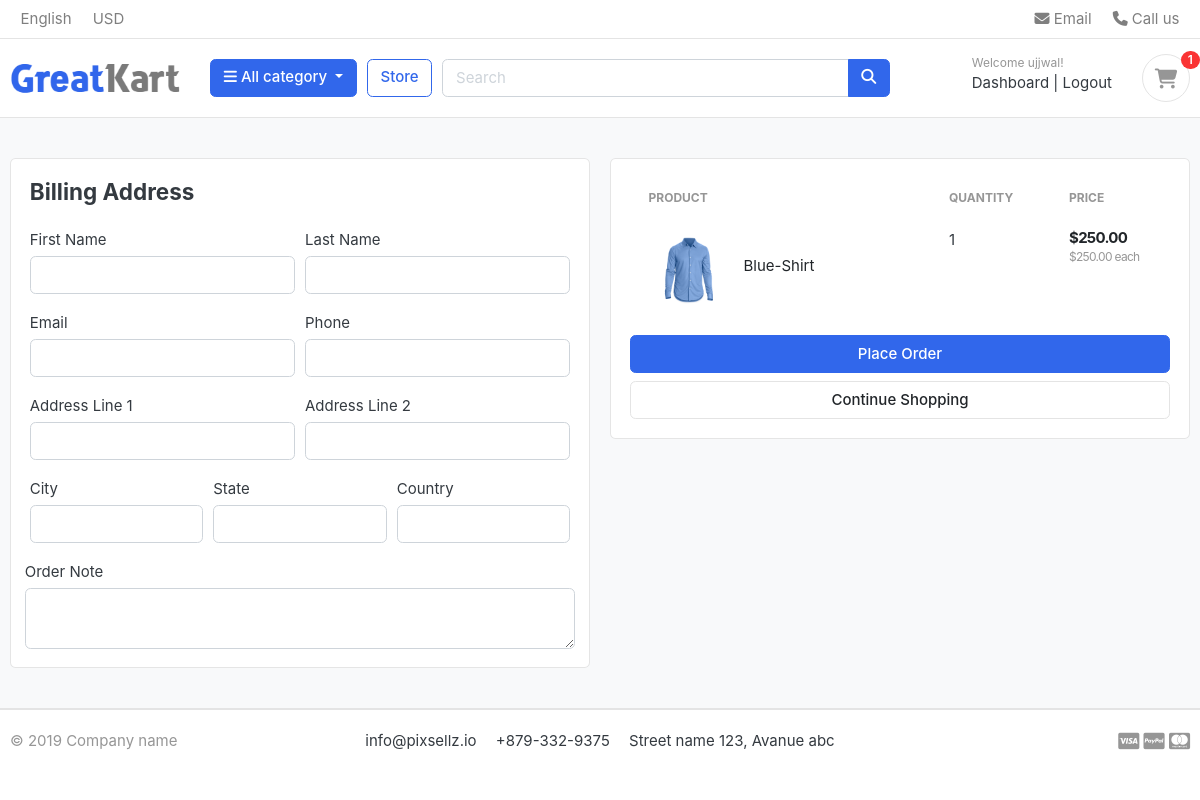
The page /cart/checkout/ (signed in) on the database as committed earlier.
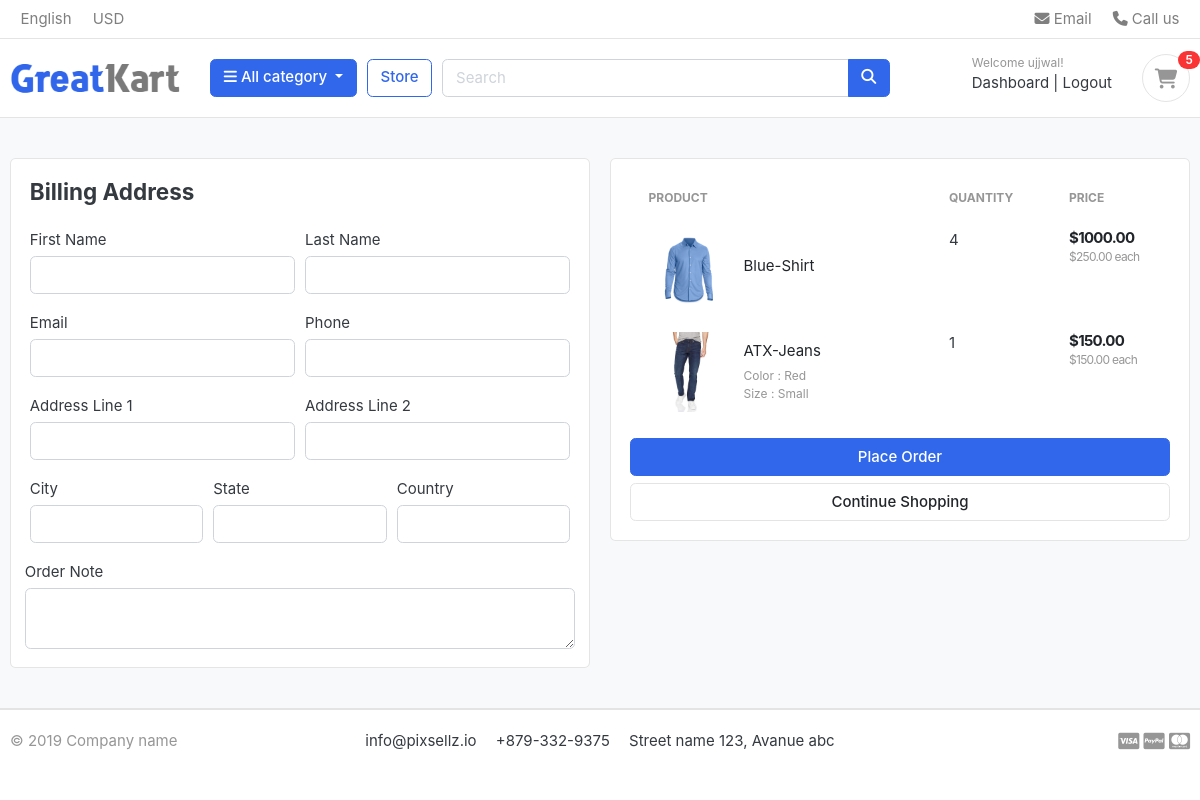
The same page on the database as committed later.
### carts/models.py (models this page shows, shortened)
class CartItem(models.Model):
    user = models.ForeignKey(Account,on_delete=models.CASCADE,null=True)
    product = models.ForeignKey(Product, on_delete=models.CASCADE)
    variations = models.ManyToManyField(Variation)
    cart    = models.ForeignKey(Cart, on_delete=models.CASCADE, null=True)
    quantity = models.IntegerField()
    is_active = models.BooleanField(default=True)
    def sub_total(self):
        return self.product.price * self.quantity

### store/models.py (models this page shows, shortened)
class Product(models.Model):
    product_name    = models.CharField(max_length=200, unique=True)
    slug            = models.SlugField(max_length=200, unique=True)
    description     = models.TextField(max_length=500, blank=True)
    price           = models.IntegerField()
    images          = models.ImageField(upload_to='photos/products')
    stock           = models.IntegerField()
    is_available    = models.BooleanField(default=True)
    category        = models.ForeignKey(Category, on_delete=models.CASCADE)
    created_date    = models.DateTimeField(auto_now_add=True)
    modified_date   = models.DateTimeField(auto_now=True)
    def get_url(self):
        return reverse('product_detail', args=[self.category.slug, self.slug])             # product_detail =url name

class Variation(models.Model):
    product = models.ForeignKey(Product, on_delete=models.CASCADE)
    variation_category = models.CharField(max_length=150, choices=variation_category_choice)
    variation_value     = models.CharField(max_length=100)
    is_active           = models.BooleanField(default=True)
    created_date        = models.DateTimeField(auto_now=True)
    objects = VariationManager()

### carts/views.py (the view)
# urls.py: path('checkout/',views.checkout,name='checkout'),
def checkout(request , total = 0, quantity = 0, cart_items = None):
        try:
            tax =0
            grand_total = 0
            if request.user.is_authenticated:
                cart_items = CartItem.objects.filter(user = request.user, is_active = True)
            else:
                cart = Cart.objects.get(cart_id = _cart_id(request))
                cart_items = CartItem.objects.filter(cart = cart, is_active = True)
            for cart_item in cart_items:
                total += (cart_item.product.price * cart_item.quantity)
                quantity += cart_item.quantity
            tax = (2 * total)/100
            grand_total = total + tax
        except ObjectDoesNotExist:
            pass
        context = {
            'total' : total,
            'quantity' : quantity,
            'cart_items' : cart_items,
            'tax' : tax,
            'grand_total' : grand_total,
        }
        return render(request,'store/checkout.html',context)

### carts/context_processors.py (called while the page is built)
def counter(request):
    cart_count = 0
    if 'admin' in request.path:
        return {}
    else:
        try:
            cart = Cart.objects.filter(cart_id = _cart_id(request))
            if request.user.is_authenticated:
                cart_items = CartItem.objects.all().filter(user=request.user)
            else:
                cart_items = CartItem.objects.all().filter(cart=cart[:1])
            for cart_item in cart_items:
                cart_count += cart_item.quantity
        except Cart.DoesNotExist:
            cart_count = 0
    return dict(cart_count=cart_count)

### carts/views.py (called while the page is built)
def  _cart_id(request):
    cart = request.session.session_key
    if not cart:
        cart = request.session.create()
    return cart

### category/context_processors.py (called while the page is built)
def menu_links(request):
    links = Category.objects.all()
    return dict(links = links)

### category/models.py (called while the page is built)
    def get_url(self):
        return reverse('products_by_category', args=[self.slug])             # products_by_category =url name

### templates/store/checkout.html (shortened to what the changed rows need)
{% extends "base.html" %}
{% load static %}
{% block content %}
    <section class="section-content padding-y bg">
    <div class="container">
    <div class="row">
        <aside class="col-lg-6">
            <div class="card">
            <div class="card-body">
                <table class="table table-borderless table-shopping-cart">
                    <thead class="text-muted">
                    <tr class="small text-uppercase">
                      <th scope="col">Product</th>
                      <th scope="col" width="120">Quantity</th>
                      <th scope="col" width="120">Price</th>
                    </tr>
                    </thead>
                    <tbody>
                        {% for cart_item in cart_items %}
      <tr>
      	<td>
      		<figure class="itemside align-items-center">
      			<div class="aside"><img src="{{ cart_item.product.images.url }}" class="img-sm"></div>
      			<figcaption class="info">
      				<a href="{{ cart_item.product.get_url }}" class="title text-dark">{{ cart_item.product.product_name }}</a>
      				<p class="text-muted small">
      					{% if cart_item.variations.all %}
      						{% for item in cart_item.variations.all %}
      							{{ item.variation_category | capfirst }} : {{ item.variation_value | capfirst }} <br>
      						{% endfor %}
      					{% endif %}
      				</p>
      			</figcaption>
      		</figure>
      	</td>
<td>
    <label for="">{{cart_item.quantity}}</label>
</td>
<td>
    <div class="price-wrap">
        <var class="price">${{cart_item.sub_total}}.00</var>
        <small class="text-muted"> ${{cart_item.product.price}}.00 each </small>
    </div>
</td>
</tr>
{% endfor %}
</tbody>
</table>
            </div>
            </div>
    </aside>
    </div>
    </div>
    </section>
{% endblock content %}

### templates/includes/navbar.html (shortened to what this page needs)
{% load static %}
<header class="section-header">
    <nav class="navbar p-md-0 navbar-expand-sm navbar-light border-bottom">
    <div class="container">
      <div class="collapse navbar-collapse" id="navbarTop4">
        <ul class="navbar-nav mr-auto">
            <li class="nav-item dropdown">
                 <a href="#" class="nav-link">   English </a>
            </li>
            <li class="nav-item dropdown">
                <a href="#" class="nav-link"> USD </a>
            </li>
        </ul>
        <ul class="navbar-nav">
            <li><a href="#" class="nav-link"> <i class="fa fa-envelope"></i> Email </a></li>
            <li><a href="#" class="nav-link"> <i class="fa fa-phone"></i> Call us </a></li>
        </ul>
      </div>
    </div>
    </nav>
    <section class="header-main border-bottom">
        <div class="container">
    <div class="row align-items-center">
        <div class="col-lg-2 col-md-3 col-6">
            <a href="/" class="brand-wrap">
                <img class="logo" src="{% static 'images/logo.png' %}">
            </a>
        </div>
        <div class="col-lg col-sm col-md col-6 flex-grow-0">
            <div class="category-wrap dropdown d-inline-block float-right">
                <button type="button" class="btn btn-primary dropdown-toggle" data-toggle="dropdown">
                    <i class="fa fa-bars"></i> All category
                </button>
            </div>
        </div>
        <a href="{% url 'store' %}" class="btn btn-outline-primary">Store</a>
        <div class="col-lg  col-md-6 col-sm-12 col">
            <form action="{% url 'search' %}" class="search" method='GET'>
                <div class="input-group w-100">
                    <input type="text" class="form-control" style="width:60%;" placeholder="Search" name="keyword">
                    <div class="input-group-append">
                      <button class="btn btn-primary" type="submit">
                        <i class="fa fa-search"></i>
                      </button>
                    </div>
                </div>
            </form>
        </div>
        <div class="col-lg-3 col-sm-6 col-8 order-2 order-lg-3">
                    <div class="d-flex justify-content-end mb-3 mb-lg-0">
                        {% if user.id is None %}
                        <div class="widget-header">
                            <small class="title text-muted">Welcome guest!</small>
                            <div>
                                <a href="{% url 'login' %}">Sign in</a> <span class="dark-transp"> | </span>
                                <a href="{% url 'register' %}"> Register</a>
                            </div>
                        </div>
                        <a href="{% url 'cart' %}" class="widget-header pl-3 ml-3">
                            <div class="icon icon-sm rounded-circle border"><i class="fa fa-shopping-cart"></i></div>
                            <span class="badge badge-pill badge-danger notify">{{cart_count}}</span>
                        </a>
                    </div>
                    {% else %}
                    <div class="widget-header">
                        <small class="title text-muted">Welcome {{user.first_name}}!</small>
                        <div>
                          <a href="{% url 'dashboard' %}">Dashboard</a> <span class="dark-transp"> | </span>
                          <a href="{% url 'logout' %}"> Logout</a>
                        </div>
                      </div>
                      <a href="{% url 'cart' %}" class="widget-header pl-3 ml-3">
                        <div class="icon icon-sm rounded-circle border"><i class="fa fa-shopping-cart"></i></div>
                        <span class="badge badge-pill badge-danger notify">{{cart_count}}</span>
                    </a>
                      {% endif %}
                </div>
    </div>
        </div>
    </section>
    </header>

Rows that differ between the two databases and show on the page:
changed CartItem "Blue-Shirt": quantity "1" → "4"; sub_total "250" → "1000"
added CartItem: product.images (picture), product.product_name "ATX-Jeans", quantity "1", sub_total "150", product.price "150"
now on this page (row unchanged): Variation: variation_category "Color", variation_value "Red"
now on this page (row unchanged): Variation: variation_category "Size", variation_value "Small"
Other text that changed with them:
{{ cart_count }}: "1" → "5"
